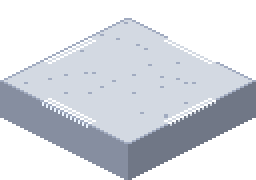
#> input picture client/src/Presentation/Arena/IsoMountain.png, 128 x 90 px, found by its file name (shown 2 times larger)
$ python gen_iso_mountain.py
#> lines starting #> are read from the running program, lines starting #| are printed output that depends on the picture
#!/usr/bin/env python3
"""Build a TALL isometric mountain by stacking the PixVoxel mountain tile in tapering layers.

The single PixVoxel `IsoMountain.png` block is only ~15 px taller than a flat tile, so it reads as
a bump rather than a mountain. This composites several copies of it, each higher one smaller and
shifted up, into one sprite — "all the layers stacked on top of each other" — so the cell renders
as a proper raised iso mountain. Deterministic; reads a committed source and writes a committed PNG.

The base (largest) layer stays bottom-aligned exactly where the flat tiles place their diamond, so
IsoTerrainView's vertical anchor (33 - height/2) keeps the mountain's foot on its cell.

Usage: python scripts/gen_iso_mountain.py
"""

from PIL import Image

SRC = "client/src/Presentation/Arena/IsoMountain.png"        # one PixVoxel mountain block (128x90)
OUT = "client/src/Presentation/Arena/IsoMountainStacked.png"

# Each tier: (scale, lift in px above the base). Bottom tier is full size at the base; higher tiers
# shrink and rise so the silhouette steps up to a tall peak — ~3-4 wall-blocks tall, not a bump.
TIERS = [(1.00, 0), (0.84, 30), (0.69, 58), (0.55, 84), (0.42, 108), (0.30, 128), (0.19, 146)]


def main():
    base = Image.open(SRC).convert("RGBA")
#> base is the input picture: PIL image 128x90 RGBA; mean R, G, B, A 99.5, 103.2, 109.8, 141.7
    bw, bh = base.size
#> bw = 128; bh = 90
    top_lift = max(lift for _, lift in TIERS)
    canvas = Image.new("RGBA", (bw, bh + top_lift), (0, 0, 0, 0))
#> canvas: PIL image 128x236 RGBA; every value is 0

    # Paint largest/lowest first so higher tiers overlap on top.
    for scale, lift in TIERS:
        w, h = max(1, round(bw * scale)), max(1, round(bh * scale))
        tier = base.resize((w, h), Image.NEAREST)
        x = (bw - w) // 2                       # centre horizontally
        y = (bh + top_lift) - h - lift          # bottom-align the base, raise higher tiers
        canvas.alpha_composite(tier, (x, y))
#> this loop made 7 passes
#> pass 2, in main, `tier = base.resize((w, h), Image.NEAREST)`:
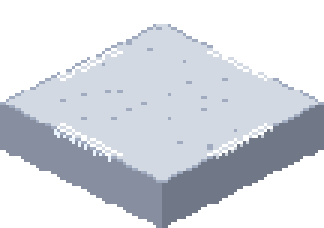
#> tier: PIL image 108x76 RGBA (shown 3 times larger); mean R, G, B, A 99.4, 103, 109.6, 141.5; transparent parts drawn white
#> pass 3, in main, `tier = base.resize((w, h), Image.NEAREST)`:
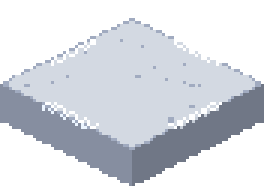
#> tier: PIL image 88x62 RGBA (shown 3 times larger); mean R, G, B, A 99.6, 103.3, 109.8, 141.7; transparent parts drawn white
#> after the loop:
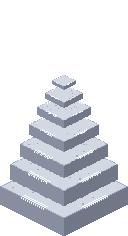
#> canvas: PIL image 128x236 RGBA; mean R, G, B, A 64.2, 66.8, 72, 100.1; transparent parts drawn white
#> after the loop:
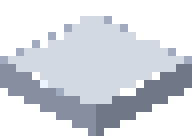
#> tier: PIL image 24x17 RGBA (shown 8 times larger); mean R, G, B, A 100.1, 103.8, 110.4, 142.5; transparent parts drawn white

    canvas.save(OUT)
    print(f"wrote {OUT} ({canvas.width}x{canvas.height})")
#| wrote client/src/Presentation/Arena/IsoMountainStacked.png (128x236)


if __name__ == "__main__":
    main()

$ run again, with client/src/Presentation/Arena/IsoGroundSeamless.png copied over client/src/Presentation/Arena/IsoMountain.png
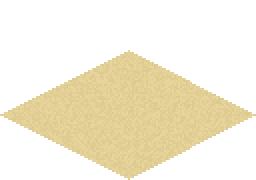
#> input picture client/src/Presentation/Arena/IsoGroundSeamless.png, 128 x 90 px, found by its file name (shown 2 times larger)
#> in main, base is the input picture: PIL image 128x90 RGBA; mean R, G, B, A 81, 74.5, 53.7, 91.4
#> after the loop in main, `for scale, lift in TIERS:`:
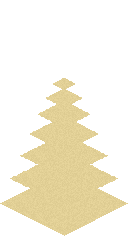
#> canvas: PIL image 128x236 RGBA; mean R, G, B, A 68.2, 62.7, 45.2, 76.9; transparent parts drawn white
#> after the loop in main, `for scale, lift in TIERS:`:
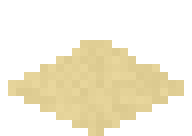
#> tier: PIL image 24x17 RGBA (shown 8 times larger); mean R, G, B, A 81.9, 75.4, 54.3, 92.5; transparent parts drawn white
#| wrote client/src/Presentation/Arena/IsoMountainStacked.png (128x236)

$ run again, with client/src/Presentation/Arena/PickupDisc.png copied over client/src/Presentation/Arena/IsoMountain.png
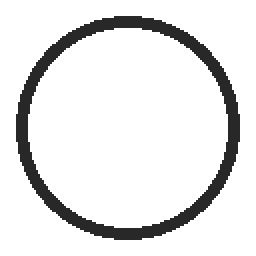
#> input picture client/src/Presentation/Arena/PickupDisc.png, 128 x 128 px, found by its file name (shown 2 times larger)
#> in main, base is the input picture: PIL image 128x128 RGBA; mean R, G, B, A 168.2, 168.2, 168.2, 165.8
#> after the loop in main, `for scale, lift in TIERS:`:
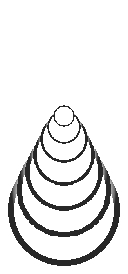
#> canvas: PIL image 128x274 RGBA; mean R, G, B, A 84.3, 84.3, 84.3, 94.9; transparent parts drawn white
#> after the loop in main, `for scale, lift in TIERS:`:
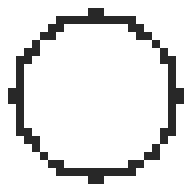
#> tier: PIL image 24x24 RGBA (shown 8 times larger); mean R, G, B, A 169.6, 169.6, 169.6, 167; transparent parts drawn white
#| wrote client/src/Presentation/Arena/IsoMountainStacked.png (128x274)
